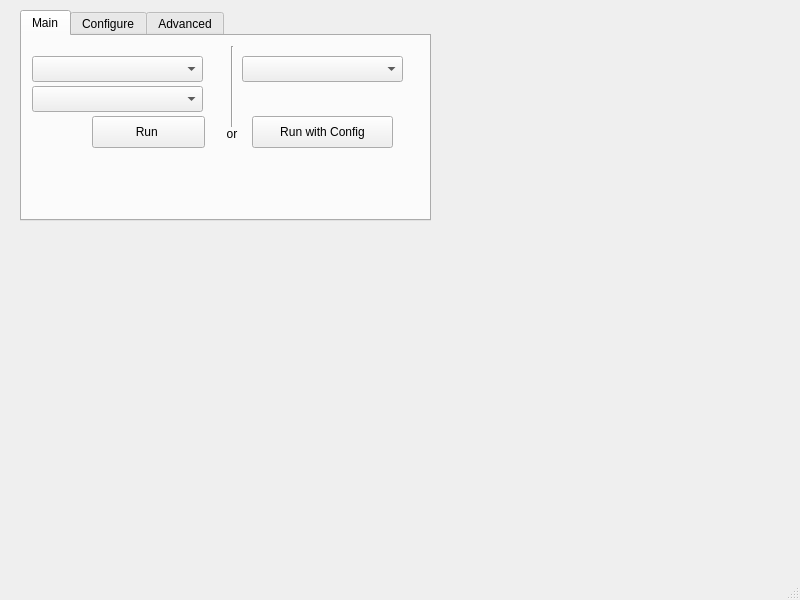
<?xml version="1.0" encoding="UTF-8"?>
<ui version="4.0">
 <class>MainWindow</class>
 <widget class="QMainWindow" name="MainWindow">
  <property name="geometry">
   <rect>
    <x>0</x>
    <y>0</y>
    <width>800</width>
    <height>600</height>
   </rect>
  </property>
  <property name="windowTitle">
   <string>MainWindow</string>
  </property>
  <widget class="QWidget" name="centralwidget">
   <widget class="QTabWidget" name="tabWidget">
    <property name="geometry">
     <rect>
      <x>20</x>
      <y>10</y>
      <width>411</width>
      <height>211</height>
     </rect>
    </property>
    <property name="currentIndex">
     <number>0</number>
    </property>
    <widget class="QWidget" name="Main">
     <attribute name="title">
      <string>Main</string>
     </attribute>
     <widget class="QComboBox" name="TrigComboBox">
      <property name="geometry">
       <rect>
        <x>10</x>
        <y>20</y>
        <width>171</width>
        <height>26</height>
       </rect>
      </property>
     </widget>
     <widget class="QComboBox" name="DevConfigBox">
      <property name="geometry">
       <rect>
        <x>10</x>
        <y>50</y>
        <width>171</width>
        <height>26</height>
       </rect>
      </property>
     </widget>
     <widget class="QPushButton" name="MainRunButton">
      <property name="geometry">
       <rect>
        <x>70</x>
        <y>80</y>
        <width>113</width>
        <height>32</height>
       </rect>
      </property>
      <property name="text">
       <string>Run </string>
      </property>
     </widget>
     <widget class="Line" name="line">
      <property name="geometry">
       <rect>
        <x>200</x>
        <y>10</y>
        <width>20</width>
        <height>81</height>
       </rect>
      </property>
      <property name="orientation">
       <enum>Qt::Vertical</enum>
      </property>
     </widget>
     <widget class="QPushButton" name="ConfigRunButton">
      <property name="geometry">
       <rect>
        <x>230</x>
        <y>80</y>
        <width>141</width>
        <height>32</height>
       </rect>
      </property>
      <property name="text">
       <string>Run with Config</string>
      </property>
     </widget>
     <widget class="QComboBox" name="comboBox_3">
      <property name="geometry">
       <rect>
        <x>220</x>
        <y>20</y>
        <width>161</width>
        <height>26</height>
       </rect>
      </property>
     </widget>
     <widget class="QLabel" name="label">
      <property name="geometry">
       <rect>
        <x>180</x>
        <y>90</y>
        <width>60</width>
        <height>16</height>
       </rect>
      </property>
      <property name="text">
       <string>or</string>
      </property>
      <property name="alignment">
       <set>Qt::AlignCenter</set>
      </property>
     </widget>
    </widget>
    <widget class="QWidget" name="Configure">
     <attribute name="title">
      <string>Configure</string>
     </attribute>
     <widget class="QComboBox" name="ConfTrigButton">
      <property name="geometry">
       <rect>
        <x>100</x>
        <y>20</y>
        <width>181</width>
        <height>26</height>
       </rect>
      </property>
     </widget>
     <widget class="QComboBox" name="ConfDevButton">
      <property name="geometry">
       <rect>
        <x>100</x>
        <y>60</y>
        <width>181</width>
        <height>26</height>
       </rect>
      </property>
     </widget>
     <widget class="QLineEdit" name="SaveAsInput">
      <property name="geometry">
       <rect>
        <x>102</x>
        <y>100</y>
        <width>171</width>
        <height>21</height>
       </rect>
      </property>
      <property name="placeholderText">
       <string>save as...</string>
      </property>
     </widget>
     <widget class="QPushButton" name="NewConfButton">
      <property name="geometry">
       <rect>
        <x>100</x>
        <y>130</y>
        <width>181</width>
        <height>32</height>
       </rect>
      </property>
      <property name="text">
       <string>Create New Configuration</string>
      </property>
     </widget>
    </widget>
    <widget class="QWidget" name="Advanced">
     <attribute name="title">
      <string>Advanced</string>
     </attribute>
     <widget class="QLabel" name="label_2">
      <property name="geometry">
       <rect>
        <x>20</x>
        <y>10</y>
        <width>71</width>
        <height>16</height>
       </rect>
      </property>
      <property name="text">
       <string>Logging</string>
      </property>
     </widget>
     <widget class="QPushButton" name="exportLog">
      <property name="geometry">
       <rect>
        <x>10</x>
        <y>70</y>
        <width>161</width>
        <height>32</height>
       </rect>
      </property>
      <property name="text">
       <string>Export Log File</string>
      </property>
     </widget>
     <widget class="Line" name="line_2">
      <property name="geometry">
       <rect>
        <x>180</x>
        <y>10</y>
        <width>20</width>
        <height>151</height>
       </rect>
      </property>
      <property name="orientation">
       <enum>Qt::Vertical</enum>
      </property>
     </widget>
     <widget class="QLabel" name="label_4">
      <property name="geometry">
       <rect>
        <x>220</x>
        <y>40</y>
        <width>161</width>
        <height>16</height>
       </rect>
      </property>
      <property name="text">
       <string>Replace with QFileDialgog</string>
      </property>
     </widget>
     <widget class="QPushButton" name="exportLog_2">
      <property name="geometry">
       <rect>
        <x>220</x>
        <y>70</y>
        <width>161</width>
        <height>32</height>
       </rect>
      </property>
      <property name="text">
       <string>Export Log File</string>
      </property>
     </widget>
     <widget class="QLabel" name="label_5">
      <property name="geometry">
       <rect>
        <x>220</x>
        <y>10</y>
        <width>60</width>
        <height>16</height>
       </rect>
      </property>
      <property name="text">
       <string>Triggers</string>
      </property>
     </widget>
    </widget>
   </widget>
  </widget>
  <widget class="QMenuBar" name="menubar">
   <property name="geometry">
    <rect>
     <x>0</x>
     <y>0</y>
     <width>800</width>
     <height>22</height>
    </rect>
   </property>
  </widget>
  <widget class="QStatusBar" name="statusbar"/>
 </widget>
 <resources/>
 <connections/>
</ui>
